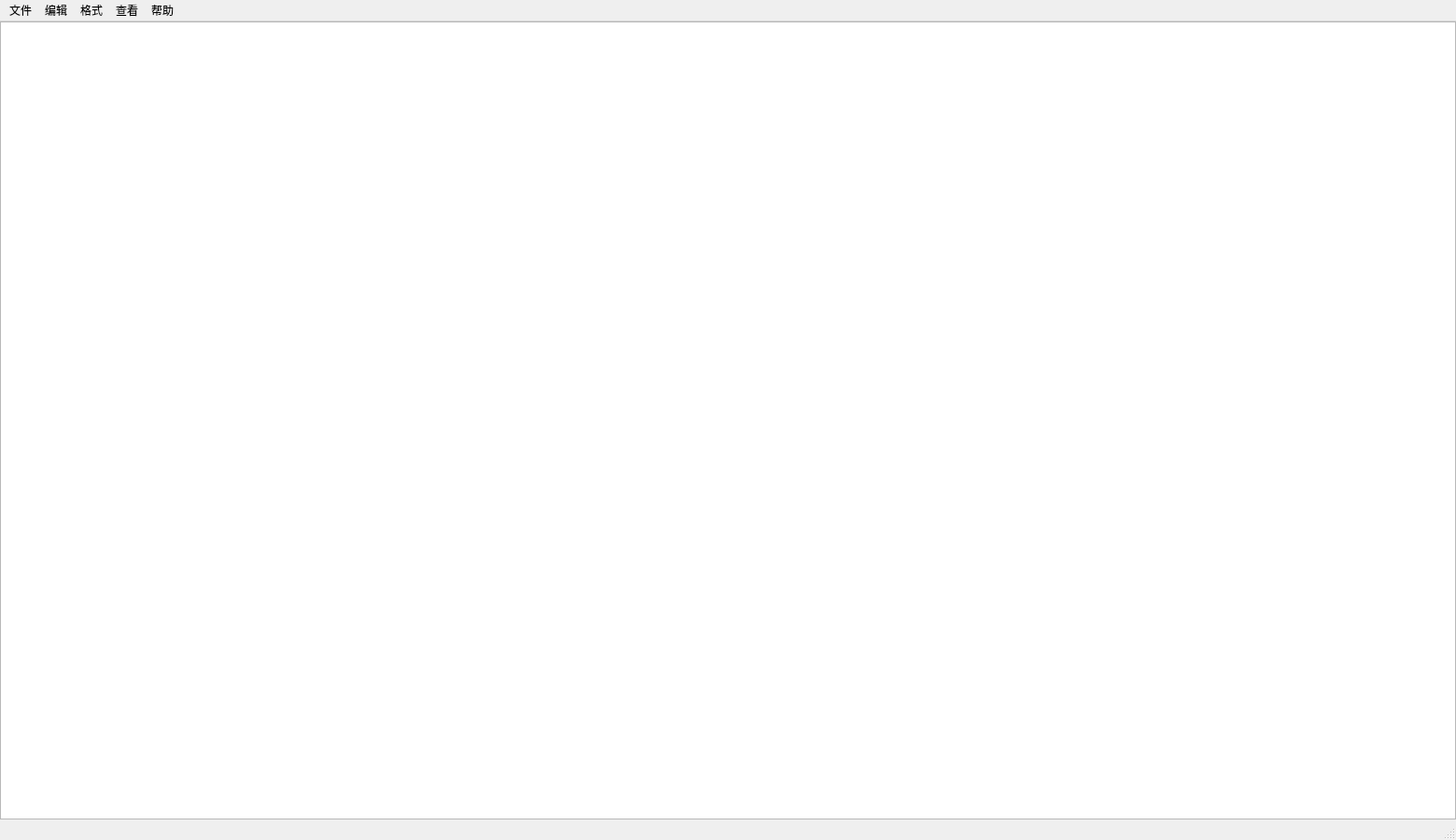
<?xml version="1.0" encoding="UTF-8"?>
<ui version="4.0">
 <class>MainWindow</class>
 <widget class="QMainWindow" name="MainWindow">
  <property name="geometry">
   <rect>
    <x>0</x>
    <y>0</y>
    <width>1560</width>
    <height>900</height>
   </rect>
  </property>
  <property name="windowTitle">
   <string>MainWindow</string>
  </property>
  <widget class="QWidget" name="centralwidget">
   <layout class="QGridLayout" name="gridLayout">
    <property name="leftMargin">
     <number>0</number>
    </property>
    <property name="topMargin">
     <number>0</number>
    </property>
    <property name="rightMargin">
     <number>0</number>
    </property>
    <property name="bottomMargin">
     <number>0</number>
    </property>
    <property name="spacing">
     <number>0</number>
    </property>
    <item row="0" column="0">
     <widget class="QTextEdit" name="textEdit"/>
    </item>
   </layout>
  </widget>
  <widget class="QMenuBar" name="menubar">
   <property name="geometry">
    <rect>
     <x>0</x>
     <y>0</y>
     <width>1560</width>
     <height>26</height>
    </rect>
   </property>
   <widget class="QMenu" name="menu">
    <property name="title">
     <string>文件</string>
    </property>
    <addaction name="newAction"/>
    <addaction name="action_2"/>
    <addaction name="openAction"/>
    <addaction name="action_4"/>
    <addaction name="action_5"/>
    <addaction name="separator"/>
    <addaction name="action_6"/>
    <addaction name="action_7"/>
    <addaction name="separator"/>
    <addaction name="action_8"/>
   </widget>
   <widget class="QMenu" name="menu_2">
    <property name="title">
     <string>编辑</string>
    </property>
    <addaction name="findAction"/>
   </widget>
   <widget class="QMenu" name="menu_3">
    <property name="title">
     <string>格式</string>
    </property>
   </widget>
   <widget class="QMenu" name="menu_4">
    <property name="title">
     <string>查看</string>
    </property>
   </widget>
   <widget class="QMenu" name="menu_5">
    <property name="title">
     <string>帮助</string>
    </property>
    <addaction name="action_11"/>
    <addaction name="action_12"/>
    <addaction name="separator"/>
    <addaction name="aboutAction"/>
   </widget>
   <addaction name="menu"/>
   <addaction name="menu_2"/>
   <addaction name="menu_3"/>
   <addaction name="menu_4"/>
   <addaction name="menu_5"/>
  </widget>
  <widget class="QStatusBar" name="statusbar"/>
  <action name="newAction">
   <property name="text">
    <string>新建(&amp;N)</string>
   </property>
   <property name="shortcut">
    <string>Ctrl+N</string>
   </property>
  </action>
  <action name="action_2">
   <property name="text">
    <string>新窗口(&amp;W)</string>
   </property>
   <property name="shortcut">
    <string>Ctrl+Shift+N</string>
   </property>
  </action>
  <action name="openAction">
   <property name="text">
    <string>打开(&amp;O)</string>
   </property>
   <property name="shortcut">
    <string>Ctrl+O</string>
   </property>
  </action>
  <action name="action_4">
   <property name="text">
    <string>保存</string>
   </property>
  </action>
  <action name="action_5">
   <property name="text">
    <string>另存为</string>
   </property>
  </action>
  <action name="action_6">
   <property name="text">
    <string>页面设置</string>
   </property>
  </action>
  <action name="action_7">
   <property name="text">
    <string>打印</string>
   </property>
  </action>
  <action name="action_8">
   <property name="text">
    <string>退出</string>
   </property>
  </action>
  <action name="action_11">
   <property name="text">
    <string>查看帮助</string>
   </property>
  </action>
  <action name="action_12">
   <property name="text">
    <string>发送反馈</string>
   </property>
  </action>
  <action name="aboutAction">
   <property name="text">
    <string>关于记事本</string>
   </property>
  </action>
  <action name="findAction">
   <property name="text">
    <string>查找(&amp;F)</string>
   </property>
   <property name="shortcut">
    <string>Ctrl+F</string>
   </property>
  </action>
 </widget>
 <resources/>
 <connections/>
</ui>
